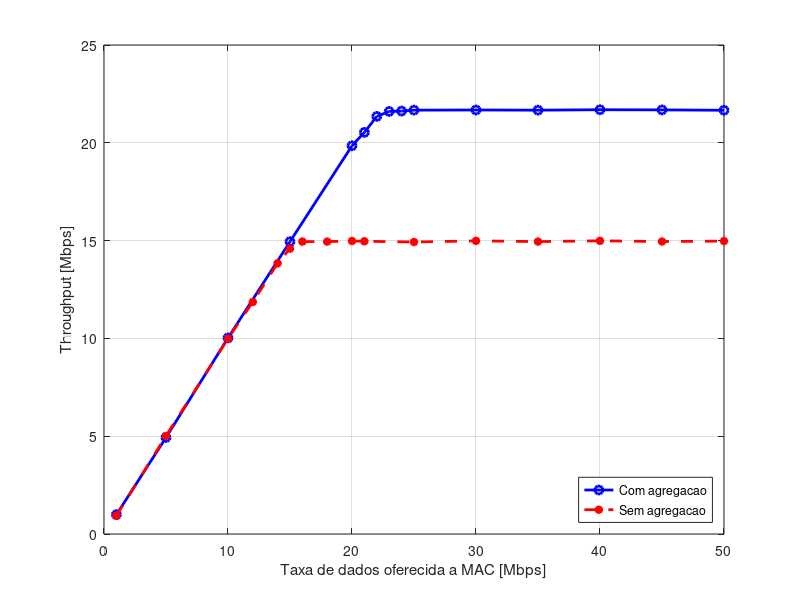

Recreate this plot in MATLAB.
clc
clear all
close all

%% With BA & Aggregation

offeDataBA = [1 5 10 15 20 21 22 23 24 25 30 35 40 45 50];
thrBA = [1.81333 2.10667 1.89333 2.15111 1.93788 ;... % 1
       10.0238 9.91897 9.53575 10.2559 9.59894 ;... % 5
       19.8463 20.0639 19.7679 20.7671 19.798  ;... % 10
       29.615  29.6627 29.1193 30.6381 30.4381 ;... % 15
       39.0716 40.1352 39.9977 39.924  39.3587 ;... % 20
       41.1904 42.0238 41.1149 40.0462 40.9511 ;... % 21
       43.2828 43.8076 43.1972 40.0079 43.2054 ;... % 22
       43.8987 44.5011 44.1497 40.0909 43.4036 ;... % 23
       43.8792 44.5587 44.3546 39.8434 43.5799 ;... % 24
       43.9161 44.5009 44.6459 39.942  43.6942 ;... % 25
       44.0834 44.568  44.5829 39.9178 43.6238 ;... % 30
       44.0074 44.5914 44.5676 39.9062 43.6149 ;... % 35
       44.0389 44.5914 44.543  40.0156 43.7151 ;... % 40
       44.1066 44.5675 44.5498 40.0704 43.5346 ;... % 45
       43.9981 44.5937 44.6694 39.8545 43.5227 ];   % 50
   
m_thrBA = mean(thrBA,2);
m_perStaBA = m_thrBA./2;

%% Without BA & Aggregation

offeData = [1 5 10 12 14 15 16 18 20 21 25 30 35 40 45 50];
thr = [1.82423 1.77001 1.89376 2.09239 1.79777 ;... % 1
       9.84788 10.1833 10.1437 10.2557 9.72475 ;... % 5
       19.9668 20.3197 19.9438 20.0468 19.5835 ;... % 10
       23.6206 24.7004 21.9756 24.0547 24.2843 ;... % 12
       27.4442 28.1588 27.6714 27.4685 27.6435 ;... % 14
       28.8639 30.5745 29.3034 27.3113 29.8472 ;... % 15
       30.3986 30.7514 30.653  27.5593 30.1359 ;... % 16
       30.3468 30.7838 30.8766 27.4396 30.0476 ;... % 18
       30.4628 30.7198 30.8381 27.4874 30.2851 ;... % 20
       30.3498 30.9752 30.8775 27.4154 30.0466 ;... % 21
       30.3674 30.799  30.8239 27.2719 30.0109 ;... % 25
       30.5518 30.8793 30.7511 27.608  30.079  ;... % 30
       30.4528 30.7437 30.751  27.3982 30.1509 ;... % 35
       30.366  30.7189 30.8431 27.6602 30.3034 ;... % 40
       30.3422 30.7275 30.8457 27.4475 30.1636 ;... % 45
       30.4158 30.8558 30.7906 27.5591 30.1198 ];   % 50
       
m_thr = mean(thr,2);
m_perSta = m_thr./2;

%% Plot

plot(offeDataBA,m_perStaBA,'b-o','LineWidth',2);
hold on;
plot(offeData,m_perSta,'r--*','LineWidth',2);
hold off;
grid on;
xlabel('Taxa de dados oferecida a MAC [Mbps]');
ylabel('Throughput [Mbps]');
legend('Com agregacao','Sem agregacao','Location','SouthEast');
print('-dbmp','thrVSOffer');
